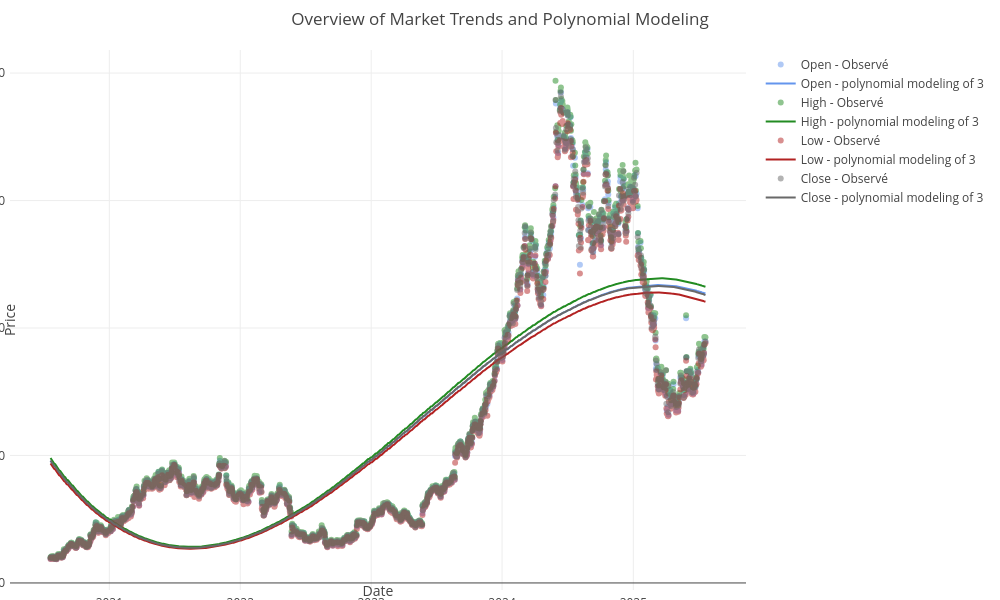

Here is the notebook cell this chart was saved with:
### Code cell
get_trends_events_graph(
    df=df_5year,
    cols=["Open", "High", "Low", "Close"], 
    degre=3,
    show_curve=True, 
    colors={
        "Open":"cornflowerblue",
        "High":"forestgreen",
        "Low":"firebrick",
        "Close":"dimgrey"
    }
)

### Figure 1 — Plotly figure (JSON) as saved in the notebook; plotly's stock layout.template omitted (floating-point values rounded to 4 significant figures; data arrays with more than 128 entries replaced by an {"elided": "..."} marker saying what was removed)
{"data": [{"marker": {"color": "cornflowerblue"}, "mode": "markers", "name": "Open - Observé", "opacity": 0.5, "type": "scatter", "x": {"elided": "1256 str values"}, "y": {"elided": "1256 float values"}}, {"line": {"color": "cornflowerblue"}, "mode": "lines", "name": "Open - polynomial modeling of 3", "type": "scatter", "x": {"elided": "1256 str values"}, "y": {"elided": "1256 float values"}}, {"marker": {"color": "forestgreen"}, "mode": "markers", "name": "High - Observé", "opacity": 0.5, "type": "scatter", "x": {"elided": "1256 str values"}, "y": {"elided": "1256 float values"}}, {"line": {"color": "forestgreen"}, "mode": "lines", "name": "High - polynomial modeling of 3", "type": "scatter", "x": {"elided": "1256 str values"}, "y": {"elided": "1256 float values"}}, {"marker": {"color": "firebrick"}, "mode": "markers", "name": "Low - Observé", "opacity": 0.5, "type": "scatter", "x": {"elided": "1256 str values"}, "y": {"elided": "1256 float values"}}, {"line": {"color": "firebrick"}, "mode": "lines", "name": "Low - polynomial modeling of 3", "type": "scatter", "x": {"elided": "1256 str values"}, "y": {"elided": "1256 float values"}}, {"marker": {"color": "dimgrey"}, "mode": "markers", "name": "Close - Observé", "opacity": 0.5, "type": "scatter", "x": {"elided": "1256 str values"}, "y": {"elided": "1256 float values"}}, {"line": {"color": "dimgrey"}, "mode": "lines", "name": "Close - polynomial modeling of 3", "type": "scatter", "x": {"elided": "1256 str values"}, "y": {"elided": "1256 float values"}}], "layout": {"height": 600, "margin": {"b": 10, "l": 10, "pad": 4, "r": 10, "t": 50}, "title": {"text": "Overview of Market Trends and Polynomial Modeling"}, "width": 1000, "xaxis": {"title": {"text": "Date"}}, "yaxis": {"title": {"text": "Price"}}}}
